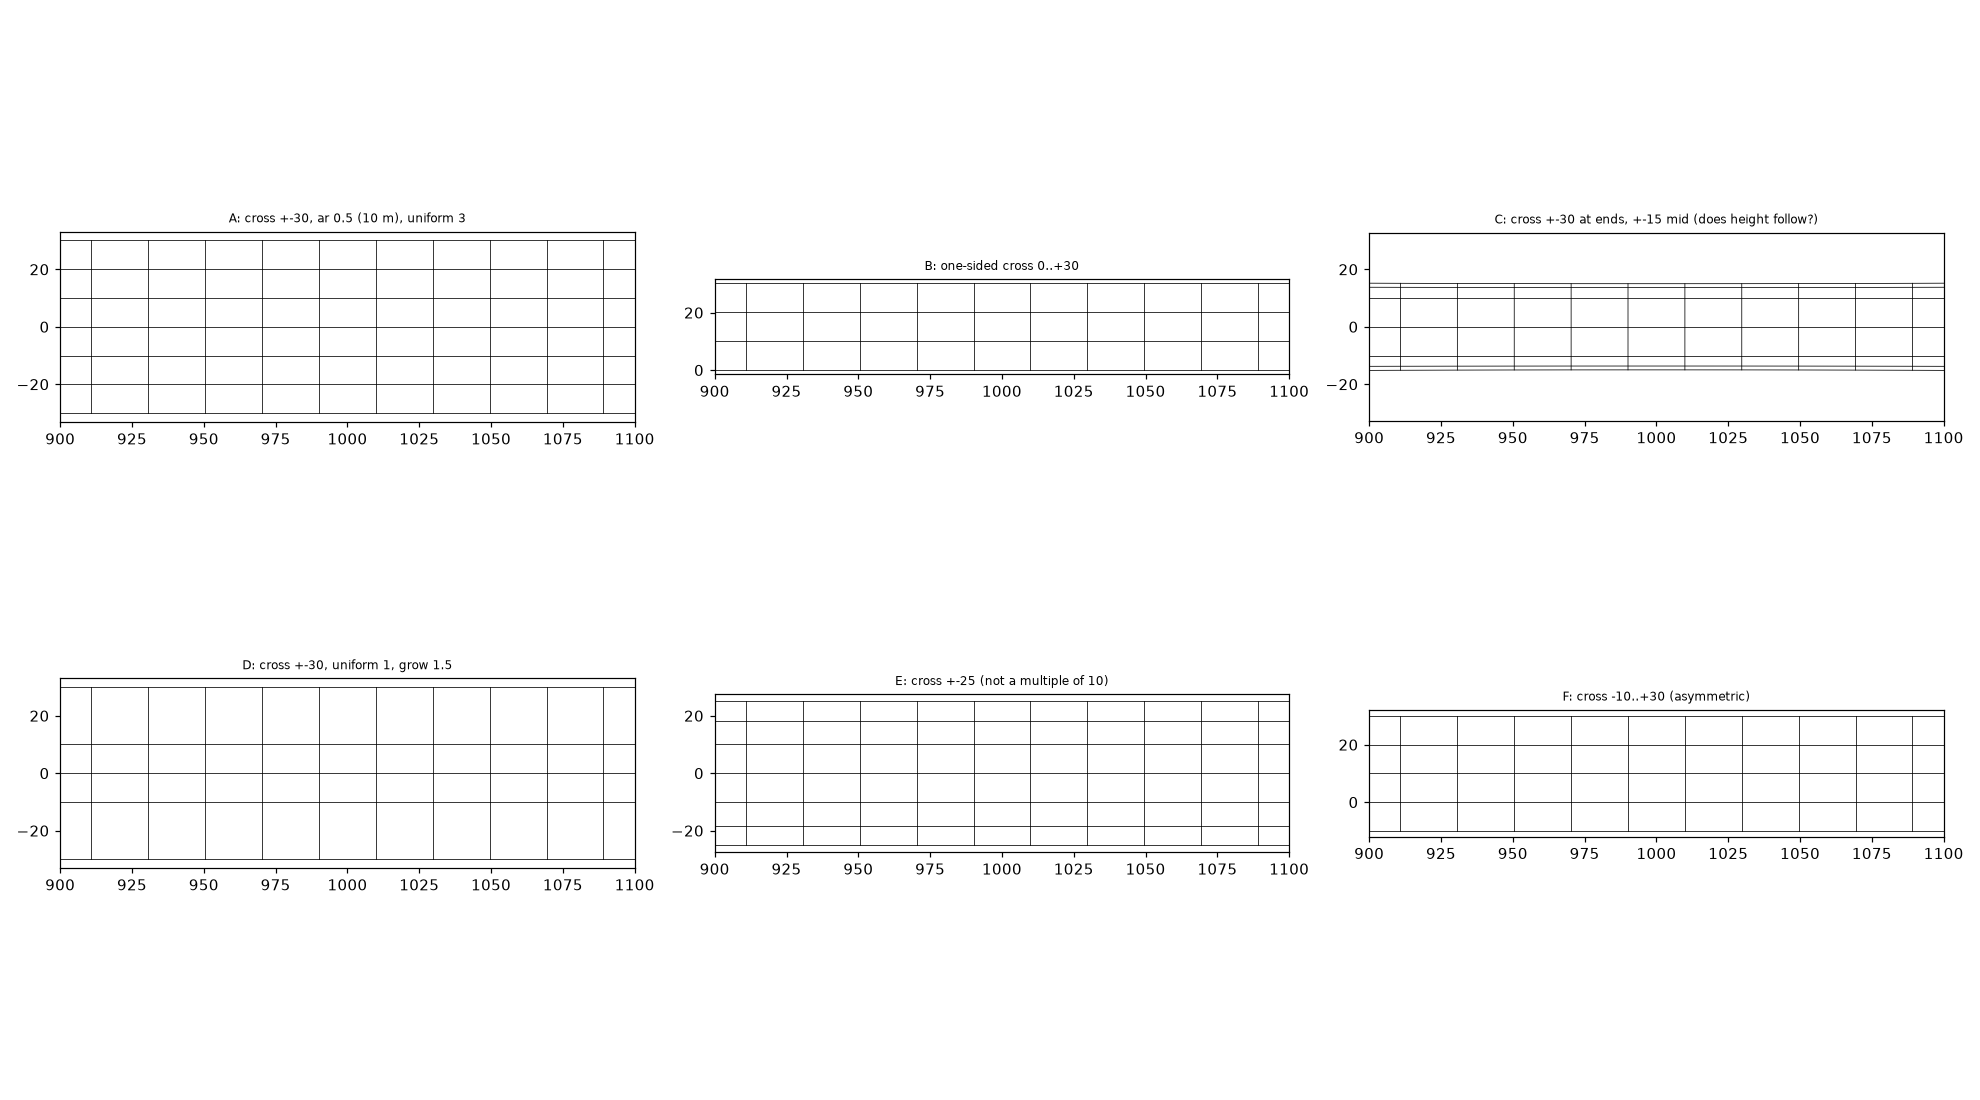

Python code for this plot:
"""Probe 2: does the advancing front follow the local cross-spline length (one-sided growth, unequal heights),
and how do the layer heights relate to aspect_ratio, average_width and maximum_num_faces_in_uniform_part.
Writes probe_front.png.
"""

from __future__ import annotations

import traceback

import matplotlib

matplotlib.use("Agg")
import matplotlib.pyplot as plt
import numpy as np
from meshkernel import CurvilinearParameters, MeshKernel, SplinesToCurvilinearParameters

from common import HERE
from mkutil import geom_list


def grow(lines, **kw):
    p = dict(aspect_ratio=0.5, aspect_ratio_grow_factor=1.0, average_width=20.0, curvature_adapted_grid_spacing=1,
             grow_grid_outside=False, maximum_num_faces_in_uniform_part=3, check_front_collisions=False,
             remove_skinny_triangles=True)
    p.update(kw)
    mk = MeshKernel()
    mk.curvilinear_compute_orthogonal_from_splines(geom_list(lines), CurvilinearParameters(m_refinement=2000, n_refinement=40),
                                                   SplinesToCurvilinearParameters(**p))
    g = mk.curvilineargrid_get()
    x = np.asarray(g.node_x).reshape(g.num_n, g.num_m)
    y = np.asarray(g.node_y).reshape(g.num_n, g.num_m)
    valid = np.isfinite(x) & (x > -900)
    return np.where(valid, x, np.nan), np.where(valid, y, np.nan), mk


def show(ax, x, y, title, xlim=None):
    for i in range(x.shape[0]):
        ax.plot(x[i], y[i], color="k", lw=0.5)
    for j in range(x.shape[1]):
        ax.plot(x[:, j], y[:, j], color="k", lw=0.5)
    ax.set_aspect("equal")
    ax.set_title(title, fontsize=8)
    if xlim:
        ax.set_xlim(*xlim)


def report(tag, x, y):
    print(tag, "shape (n along, m across):", x.shape)
    jm = x.shape[1] // 2
    # the across coordinates at a few stations along: distances from the first across node
    for i in (0, x.shape[0] // 4, x.shape[0] // 2, x.shape[0] - 1):
        row = np.column_stack([x[i], y[i]])
        row = row[np.isfinite(row[:, 0])]
        d = np.hypot(*np.diff(row, axis=0).T)
        print(f"  station {i}: {len(row)} nodes across, cell heights {np.round(d, 2)}")


straight = np.array([[0.0, 0.0], [1000.0, 0.0], [2000.0, 0.0]])
fig, axes = plt.subplots(2, 3, figsize=(18, 10))
axes = axes.ravel()

cases = [
    ("A: cross +-30, ar 0.5 (10 m), uniform 3", [straight] + [np.array([[s, -30.0], [s, 30.0]]) for s in (0, 1000, 2000)], {}),
    ("B: one-sided cross 0..+30", [straight] + [np.array([[s, 0.0], [s, 30.0]]) for s in (0, 1000, 2000)], {}),
    ("C: cross +-30 at ends, +-15 mid (does height follow?)",
     [straight, np.array([[0, -30.0], [0, 30.0]]), np.array([[1000, -15.0], [1000, 15.0]]), np.array([[2000, -30.0], [2000, 30.0]])], {}),
    ("D: cross +-30, uniform 1, grow 1.5", [straight] + [np.array([[s, -30.0], [s, 30.0]]) for s in (0, 1000, 2000)],
     dict(maximum_num_faces_in_uniform_part=1, aspect_ratio_grow_factor=1.5)),
    ("E: cross +-25 (not a multiple of 10)", [straight] + [np.array([[s, -25.0], [s, 25.0]]) for s in (0, 1000, 2000)], {}),
    ("F: cross -10..+30 (asymmetric)", [straight] + [np.array([[s, -10.0], [s, 30.0]]) for s in (0, 1000, 2000)], {}),
]
for ax, (tag, lines, kw) in zip(axes, cases):
    try:
        x, y, mk = grow(lines, **kw)
        report(tag, x, y)
        show(ax, x, y, tag, xlim=(900, 1100))
    except Exception:
        print(tag, "FAILED")
        traceback.print_exc()
fig.tight_layout()
fig.savefig(HERE / "probe_front.png", dpi=110)

# G: a curved centre spline (quarter circle R=100 m) with +-30 m cross splines: does the inside collide?
th = np.linspace(0, np.pi / 2, 9)
arc = np.column_stack([100 * np.cos(th), 100 * np.sin(th)])
cross = []
for t in (0, np.pi / 4, np.pi / 2):
    p = np.array([100 * np.cos(t), 100 * np.sin(t)])
    n = np.array([np.cos(t), np.sin(t)])
    cross.append(np.array([p - 30 * n, p + 30 * n]))
for chk in (False, True):
    try:
        x, y, mk = grow([arc] + cross, check_front_collisions=chk)
        report(f"G: arc R=100 +-30, collisions {chk}", x, y)
    except Exception:
        print("G FAILED", chk)
        traceback.print_exc()
# H: the spline's fit: how far is the spline from a polyline with 60 m segments and 30 deg turns?
pts = [np.array([0.0, 0.0])]
ang = 0.0
rng = np.random.default_rng(1)
for k in range(30):
    ang += np.radians(rng.uniform(-30, 30))
    pts.append(pts[-1] + 60 * np.array([np.cos(ang), np.sin(ang)]))
pl = np.array(pts)
try:
    x, y, mk = grow([pl, np.array([pl[0] + [0, -30], pl[0] + [0, 30]]), np.array([pl[-1] + [0, -30], pl[-1] + [0, 30]])])
    report("H: zigzag polyline 60 m / +-30 deg", x, y)
    import shapely

    line = shapely.LineString(pl)
    jm = x.shape[1] // 2
    centre = np.column_stack([x[:, jm], y[:, jm]])
    centre = centre[np.isfinite(centre[:, 0])]
    d = np.array([line.distance(shapely.Point(p)) for p in centre])
    print(f"  centre grid line vs polyline: median {np.median(d):.2f} p90 {np.percentile(d, 90):.2f} max {d.max():.2f} m")
    fig2, ax2 = plt.subplots(figsize=(12, 8))
    show(ax2, x, y, "H: spline through a 60 m / +-30 deg zigzag")
    ax2.plot(pl[:, 0], pl[:, 1], "r-", lw=1)
    fig2.savefig(HERE / "probe_front_zigzag.png", dpi=110)
except Exception:
    print("H FAILED")
    traceback.print_exc()
